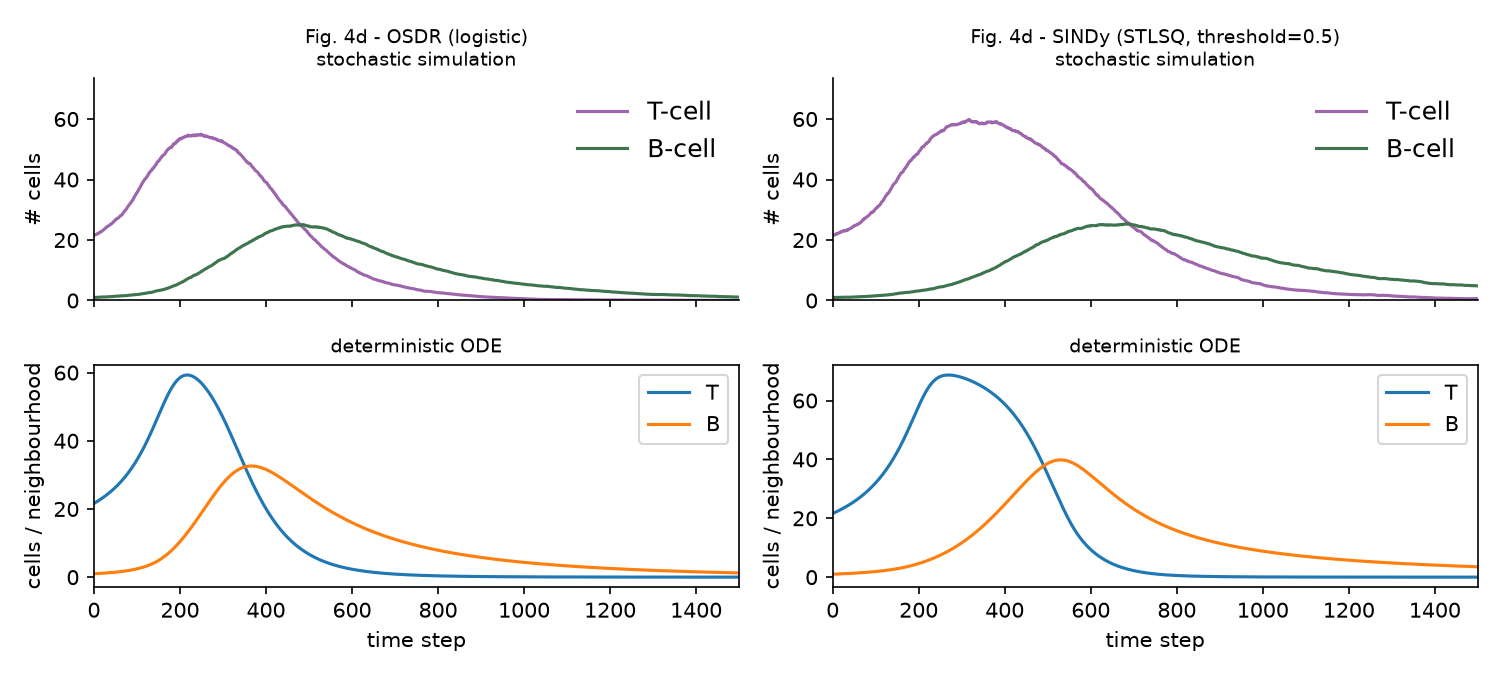

Generate this figure with Python:
"""
SINDy version of Fig. 4d (a single adaptive immune flare), side by side with the OSDR original.

OSDR fits P(division | neighbourhood) with a logistic regression on polynomial features of (T, B).
Here the same features / targets are fitted with SINDy's sequentially-thresholded least squares (STLSQ):
a sparse *linear* model of the division probability. Everything else is kept identical
(death = mean division rate, truncation at the max observed rate, maximal density enforcer,
the stochastic TissueStep simulator, seed and initial state), so the difference between the panels
is only the regression step.

    python debug/sindy_fig4d.py
    python debug/sindy_fig4d.py --threshold 0.75 --refit

Reuses the cached 2D T-B analysis from debug_fig4.py (.cached_analyses/debug_fig4_tb2d.pkl).
"""

import argparse
from pathlib import Path
from typing import Literal

import numpy as np
import pandas as pd
import matplotlib.pyplot as plt
from scipy.integrate import odeint

from tdm.cell_types import T_CELL, B_CELL
from tdm.dataset.dataset import Dataset
from tdm.model.model import Model
from tdm.plot.tissue.stepper import plot_cells_over_time
from tdm.simulate.generate_distribution import simulate_one_tissue
from tdm.utils import inv_log2_1p

from debug_fig4 import SEED, TISSUE_SIZE, get_2d_ana, print_pulse_summary, print_trajectory_summary

STATE0 = (4.5, 1.0)  # (T, B) in log2(1 + n) units per neighbourhood, as in f4.py
N_STEPS = 2000
OUT_PATH = Path(__file__).parent / "sindy_fig4d.png"


"""
SINDy model:
"""


def stlsq(X: np.ndarray, y: np.ndarray, threshold: float, n_iter: int = 10) -> np.ndarray:
    """Sequentially thresholded least squares (Brunton et al. 2016), on unit-norm columns.

    Columns are normalised because the raw library spans ~5 orders of magnitude (1 ... B^2),
    so the threshold is applied to coefficients of comparable scale.
    """
    norms = np.linalg.norm(X, axis=0)
    Xn = X / norms

    coef = np.linalg.lstsq(Xn, y, rcond=None)[0]
    for _ in range(n_iter):
        keep = np.abs(coef) >= threshold
        coef[~keep] = 0
        if not keep.any():
            break
        coef[keep] = np.linalg.lstsq(Xn[:, keep], y, rcond=None)[0]

    return coef / norms


class STLSQFit:
    """Minimal fitted-model object: holds coefficients and predicts on a feature dataframe."""

    def __init__(self, feature_names: list[str], coef: np.ndarray) -> None:
        self.feature_names = feature_names
        self.coef = coef

    def predict(self, features: pd.DataFrame) -> np.ndarray:
        assert list(features.columns) == self.feature_names
        # a linear model is not bounded like the logistic one: clip to valid probabilities
        return np.clip(features.values @ self.coef, 0, 1)

    def equation(self) -> str:
        return " ".join(f"{c:+.3g}*{n}" for c, n in zip(self.coef, self.feature_names) if c != 0) or "0"


class SINDyModel(Model):
    """A :class:`~tdm.model.Model` whose division probability is a sparse polynomial fitted with STLSQ."""

    def __init__(self, dataset: Dataset, threshold: float = 0.5, **kwargs) -> None:
        self.threshold = threshold
        super().__init__(dataset, **kwargs)

    def fit(self, features: pd.DataFrame, obs: pd.Series, cell_type: str) -> STLSQFit:
        coef = stlsq(features.values, obs.values.astype(float), self.threshold)
        return STLSQFit(list(features.columns), coef)

    def _predict(
        self,
        cell_type: str,
        obs: Literal["death", "division"],
        features: pd.DataFrame,
    ) -> np.ndarray:
        if obs in ["death", "division"]:
            return np.array(self.models[cell_type][obs].predict(features))
        else:
            raise ValueError(f"Invalid argument: _predict(obs={obs})")

    def parameters(self, cell_type: str, obs: Literal["death"] | Literal["division"]) -> np.ndarray:
        return self.models[cell_type][obs].coef


"""
Comparison:
"""


def print_equations(ana, sindy_model: SINDyModel):
    for cell_type in ana.cell_types:
        logit = ana.model.models[cell_type]["division"]
        logit_terms = " ".join(f"{c:+.3g}*{n}" for c, n in zip(logit.params.values, logit.model.exog_names))
        p_death = sindy_model.models[cell_type]["death"].p

        print(f"===== {cell_type}  (death rate = mean division rate = {p_death:.4f})")
        print(f"OSDR : p_div = sigmoid({logit_terms})")
        print(f"SINDy: p_div = {sindy_model.models[cell_type]['division'].equation()}")
        print(f"d{cell_type}/dt = {cell_type} * (p_div - {p_death:.4f}) + max-density correction\n")


def deterministic_trajectory(model: Model, cell_types: list[str], timepoints: np.ndarray) -> np.ndarray:
    f = model.get_delta_cells_func(predicted_cell_types=cell_types)
    return odeint(lambda x, t: f(x), inv_log2_1p(np.array(STATE0)), timepoints)


def simulate(ana, model: Model):
    np.random.seed(SEED)
    return simulate_one_tissue(
        cell_a=ana.cell_a,
        cell_b=ana.cell_b,
        model=model,
        neighborhood_size=ana.neighborhood_size,
        n_steps=N_STEPS,
        tissue_width=TISSUE_SIZE,
        tissue_height=TISSUE_SIZE,
        state0=STATE0,
        return_stepper=True,
        verbose=True,
        diffusion_coef=0,
    )


def main(threshold: float, refit: bool):
    ana = get_2d_ana(refit)

    # same dataset, death estimate, truncation and max-density enforcer as the OSDR model:
    sindy_model = ana._fit_model(
        model_class=SINDyModel,
        model_kwargs={**ana._model_kwargs, "threshold": threshold},
    )
    print_equations(ana, sindy_model)

    models = {"OSDR (logistic)": ana.model, f"SINDy (STLSQ, threshold={threshold})": sindy_model}
    cell_types = [T_CELL, B_CELL]
    timepoints = np.arange(N_STEPS + 1, dtype=float)

    fig, axes = plt.subplots(nrows=2, ncols=2, figsize=(10, 4.5), sharex=True)
    for col, (name, model) in enumerate(models.items()):
        print(f"##### {name}")

        sol = deterministic_trajectory(model, cell_types, timepoints)
        print("deterministic ODE (cells per neighbourhood):")
        print_trajectory_summary(sol, cell_types, timepoints)

        stepper = simulate(ana, model)
        print("stochastic simulation:")
        print_pulse_summary(stepper, cell_types)

        ax = axes[0, col]
        plot_cells_over_time(
            stepper=stepper,
            cell_types=cell_types,
            log_cells=False,
            legend_loc="upper right",
            ax=ax,
            ylim=(0, 6.2),
            n_steps=1500,
        )
        ax.set_title(f"Fig. 4d - {name}\nstochastic simulation", fontsize=9)

        ax = axes[1, col]
        for i, cell_type in enumerate(cell_types):
            ax.plot(timepoints[:1501], sol[:1501, i], label=cell_type)
        ax.set_title("deterministic ODE", fontsize=9)
        ax.set_xlabel("time step")
        ax.set_ylabel("cells / neighbourhood")
        ax.legend(loc="upper right")

    fig.tight_layout()
    fig.savefig(OUT_PATH, dpi=150)
    print(f"saved {OUT_PATH}")
    plt.show()


if __name__ == "__main__":
    parser = argparse.ArgumentParser(description=__doc__, formatter_class=argparse.RawDescriptionHelpFormatter)
    parser.add_argument("--threshold", type=float, default=0.5, help="STLSQ threshold on unit-norm coefficients")
    parser.add_argument("--refit", action="store_true", help="refit the cached OSDR analysis")
    args = parser.parse_args()
    main(args.threshold, args.refit)
